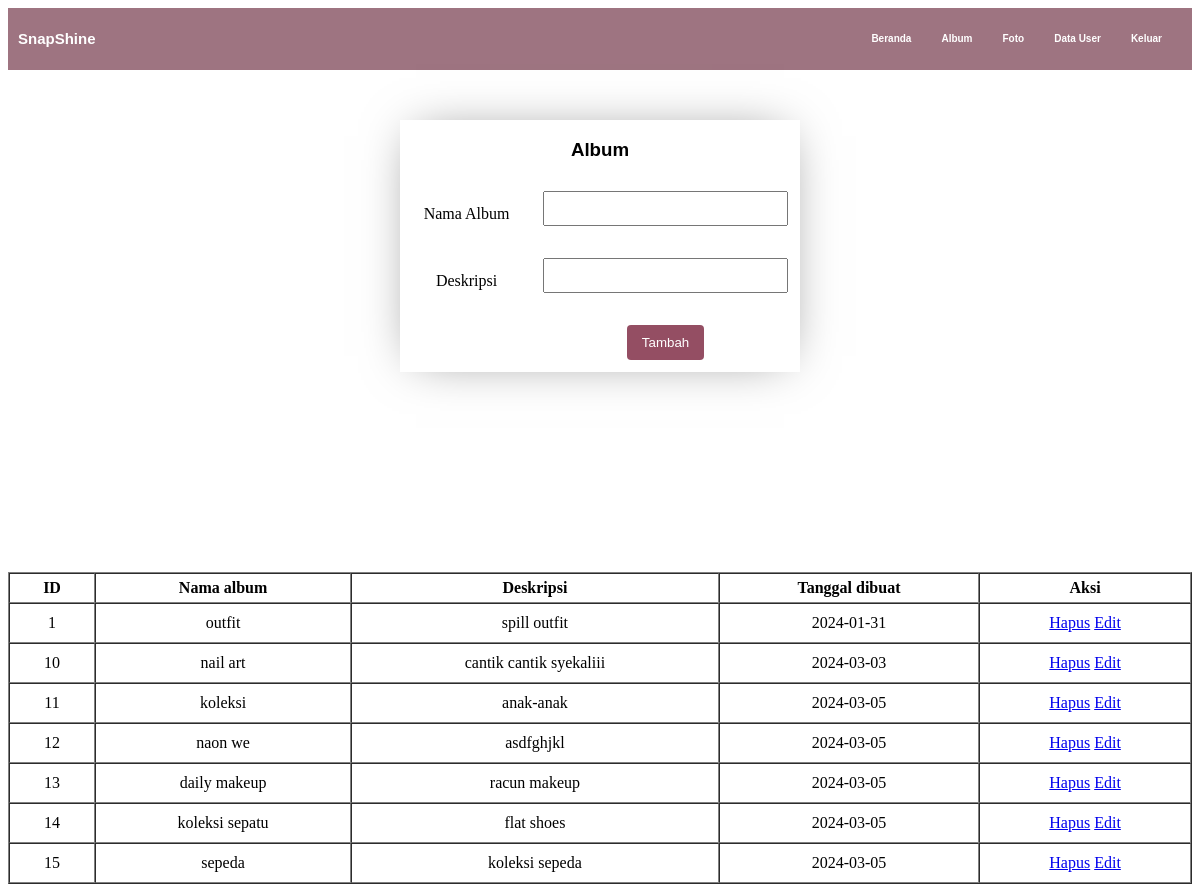
The page /album-admin.php (signed in) on the database its author committed.
### tables this page shows
CREATE TABLE `album` (
  `albumid` int(11) NOT NULL,
  `namaalbum` varchar(255) NOT NULL,
  `deskripsi` text NOT NULL,
  `tanggaldibuat` date NOT NULL,
  `userid` int(11) NOT NULL
);

### album-admin.php (the view, shortened to what this page needs)
<!DOCTYPE html>
<html lang="en">
<head>
    <link rel="stylesheet" href="css/album.css">
</head>
<body>
    <ul class="navbar">
        <li>
            <h2>SnapShine</h2>
        </li>
        <?php
        if (isset($_SESSION['userid']) && isset($_SESSION['level']) && $_SESSION['level'] == 'admin') {
        ?>
            <ul>
                <li><a href="admin.php">Beranda</a></li>
                <li><a href="album-admin.php">Album</a></li>
                <li><a href="foto-admin.php">Foto</a></li>
                <li><a href="data-user.php">Data User</a></li>
                <li><a href="logout.php"onclick="return confirm('Apakah Anda yakin ingin keluar?')">Keluar</a></li>
            </ul>
        <?php
        } else {
            echo "Level tidak terdeteksi atau Anda bukan admin.";
            exit();
        }
        ?>
    </ul>
    <div class="pinggir">
        <form action="tambah_album.php" method="post" style="border-color: darkgrey;" class="input">
            <table>
                <b>
                    <h3>Album</h3>
                </b>
                <tr>
                    <td>Nama Album</td>
                    <td><input type="text" name="namaalbum"></td>
                </tr>
                <tr>
                    <td>Deskripsi</td>
                    <td><input type="text" name="deskripsi"></td>
                </tr>
                <tr>
                    <td></td>
                    <td><input type="submit" value="Tambah"></td>
                </tr>
            </table>
        </form>
        <div class="table">
            <table border="1" cellpadding=5 cellspacing=0>
                <tr>
                    <th>ID</th>
                    <th>Nama album</th>
                    <th>Deskripsi</th>
                    <th>Tanggal dibuat</th>
                    <th>Aksi</th>
                </tr>
                <?php
                include "koneksi.php";
                $sql = mysqli_query($conn, "select * from album");
                while ($data = mysqli_fetch_array($sql)) {
                ?>
                    <tr>
                        <td><?= $data['albumid'] ?></td>
                        <td><?= $data['namaalbum'] ?></td>
                        <td><?= $data['deskripsi'] ?></td>
                        <td><?= $data['tanggaldibuat'] ?></td>
                        <td>
                            <a href="hapus_album.php?albumid=<?= $data['albumid'] ?>">Hapus</a>
                            <a href="edit_album.php?albumid=<?= $data['albumid'] ?>">Edit</a>
                        </td>
                    </tr>
                <?php
                }
                ?>
            </table>
        </div>
    </div>
</body>
</html>

### css/album.css (style rules this page uses)
.navbar { list-style-type: none; margin: 0; padding: 10px; background-color: #9e7481; overflow: hidden; font-family: helvetica; }
.navbar li h2 { font-weight: bold; }
.navbar li { display: inline; margin-right: 10px; text-align: center; float: left; font-size: 10px; color: white; }
.navbar li a { text-decoration: none; color: white; padding: 10px; font-weight: bold; }
form { display: flex; flex-direction: column; max-width: 400px; margin: auto; }
table { width: 100%; }
td { padding: 10px; }
input[type="text"], input[type="file"], select { width: 100%; padding: 8px; margin-bottom: 10px; box-sizing: border-box; }
input[type="submit"] { background-color:#944E63; color: white; padding: 10px 15px; border: none; border-radius: 4px; cursor: pointer; }
h3 { font-family: Arial, Helvetica, sans-serif; }
ul ul { float: right; }
.input { box-shadow: 0 0 3rem -1rem rgba(0,0,0,0.5); top: 150px; margin-top: 50px; }
.input h3 { text-align: center; }
.navbar ul { padding-top: 15px; }

### album-admin.php (style rules this page uses)
.table { position: relative; top: 200px; }

### rows shown on the page
album: albumid "1", namaalbum "outfit", deskripsi "spill outfit", tanggaldibuat "2024-01-31"
album: albumid "10", namaalbum "nail art", deskripsi "cantik cantik syekaliii", tanggaldibuat "2024-03-03"
album: albumid "11", namaalbum "koleksi", deskripsi "anak-anak", tanggaldibuat "2024-03-05"
album: albumid "12", namaalbum "naon we", deskripsi "asdfghjkl", tanggaldibuat "2024-03-05"
album: albumid "13", namaalbum "daily makeup", deskripsi "racun makeup", tanggaldibuat "2024-03-05"
album: albumid "14", namaalbum "koleksi sepatu", deskripsi "flat shoes", tanggaldibuat "2024-03-05"
album: albumid "15", namaalbum "sepeda", deskripsi "koleksi sepeda", tanggaldibuat "2024-03-05"
